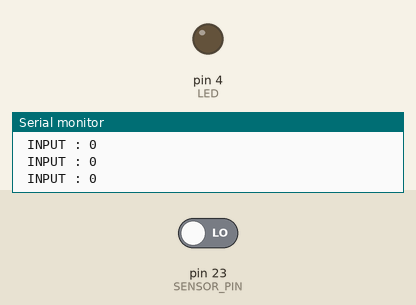
This sketch was run on a simulated Arduino Mega 2560, built with avr-gcc and run on an emulated ATmega2560. On the bench: output pins drawn as LEDs (lit = HIGH), the last lines printed to the serial monitor. The inputs (shaded band) are chosen by the test bench; at power-on: pin 23 (SENSOR_PIN) LOW.

Above: at 1.8 s.
1.9 s: pin 23 (SENSOR_PIN) driven HIGH
At 2.7 s:
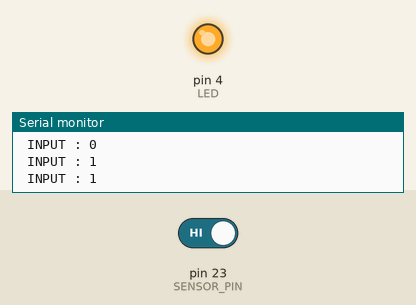
3.5 s: pin 23 (SENSOR_PIN) driven LOW
At 3.9 s:
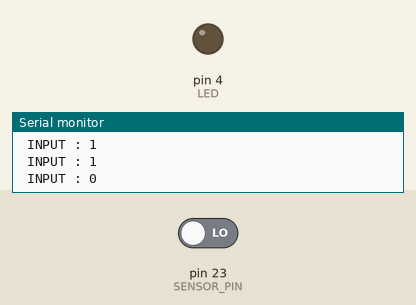
Timing chart, 0 to 6.5 s (numbered marks = the images above; inputs shaded):
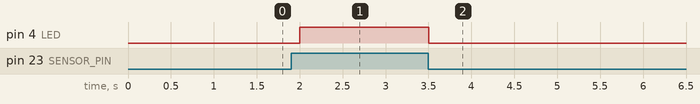

The sketch:

test101.ino
```cpp
#define SENSOR_PIN 23
#define LED 4

void setup() {
  Serial.begin(115200);
  pinMode(LED, OUTPUT);
}
void loop() {
  int input = digitalRead(SENSOR_PIN);
  Serial.print("\n INPUT : ");
  Serial.print(input);
  if (input == HIGH) {
    digitalWrite(LED, HIGH);
  }
  else {
    digitalWrite(LED, LOW);
  }
  delay(500);
}
```

Measured:
- after the input at 1.9 s, pin 4 (LED): LOW → HIGH after 0.10 s
- after the input at 3.5 s, pin 4 (LED): HIGH → LOW at once
